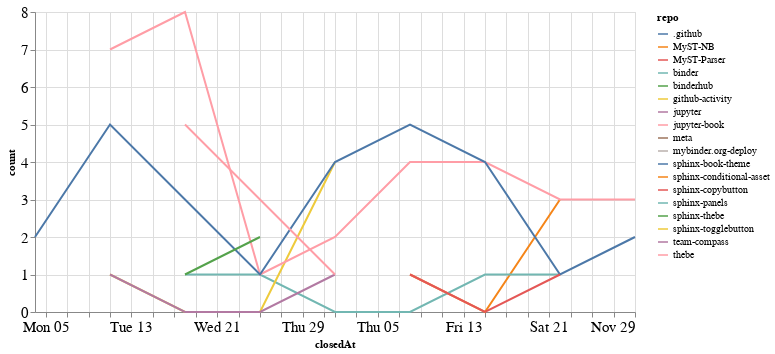

Notebook code for this chart:
### Code cell
closed_by_time = closed_by.groupby('repo').resample('W', on='closedAt').count()['author'].reset_index()
closed_by_time = closed_by_time.rename(columns={'author': 'count'})

alt.Chart(closed_by_time, width=600).mark_line().encode(
    x='closedAt',
    y='count',
    color='repo',
    tooltip="repo"
)

### Figure 1 — Vega-Lite specification as saved in the notebook (floating-point values rounded to 4 significant figures)
{"config": {"axisLeft": {"labelFontSize": 15}, "axisBottom": {"labelFontSize": 15}}, "data": {"name": "data-501498dfd9d05ab163ed4bd372f28027"}, "mark": "line", "encoding": {"color": {"type": "nominal", "field": "repo"}, "tooltip": {"type": "nominal", "field": "repo"}, "x": {"type": "temporal", "field": "closedAt"}, "y": {"type": "quantitative", "field": "count"}}, "width": 600, "$schema": "https://vega.github.io/schema/vega-lite/v4.8.1.json", "datasets": {"data-501498dfd9d05ab163ed4bd372f28027": [{"repo": ".github", "closedAt": "2020-11-08T00:00:00", "count": 1}, {"repo": "MyST-NB", "closedAt": "2020-11-08T00:00:00", "count": 1}, {"repo": "MyST-NB", "closedAt": "2020-11-15T00:00:00", "count": 0}, {"repo": "MyST-NB", "closedAt": "2020-11-22T00:00:00", "count": 3}, {"repo": "MyST-Parser", "closedAt": "2020-10-11T00:00:00", "count": 1}, {"repo": "binder", "closedAt": "2020-10-18T00:00:00", "count": 1}, {"repo": "binder", "closedAt": "2020-10-25T00:00:00", "count": 1}, {"repo": "binder", "closedAt": "2020-11-01T00:00:00", "count": 0}, {"repo": "binder", "closedAt": "2020-11-08T00:00:00", "count": 0}, {"repo": "binder", "closedAt": "2020-11-15T00:00:00", "count": 1}, {"repo": "binder", "closedAt": "2020-11-22T00:00:00", "count": 1}, {"repo": "binderhub", "closedAt": "2020-11-01T00:00:00", "count": 1}, {"repo": "github-activity", "closedAt": "2020-10-11T00:00:00", "count": 1}, {"repo": "github-activity", "closedAt": "2020-10-18T00:00:00", "count": 0}, {"repo": "github-activity", "closedAt": "2020-10-25T00:00:00", "count": 0}, {"repo": "github-activity", "closedAt": "2020-11-01T00:00:00", "count": 4}, {"repo": "jupyter", "closedAt": "2020-10-11T00:00:00", "count": 1}, {"repo": "jupyter", "closedAt": "2020-10-18T00:00:00", "count": 0}, {"repo": "jupyter", "closedAt": "2020-10-25T00:00:00", "count": 0}, {"repo": "jupyter", "closedAt": "2020-11-01T00:00:00", "count": 1}, {"repo": "jupyter-book", "closedAt": "2020-10-11T00:00:00", "count": 7}, {"repo": "jupyter-book", "closedAt": "2020-10-18T00:00:00", "count": 8}, {"repo": "jupyter-book", "closedAt": "2020-10-25T00:00:00", "count": 1}, {"repo": "jupyter-book", "closedAt": "2020-11-01T00:00:00", "count": 2}, {"repo": "jupyter-book", "closedAt": "2020-11-08T00:00:00", "count": 4}, {"repo": "jupyter-book", "closedAt": "2020-11-15T00:00:00", "count": 4}, {"repo": "jupyter-book", "closedAt": "2020-11-22T00:00:00", "count": 3}, {"repo": "jupyter-book", "closedAt": "2020-11-29T00:00:00", "count": 3}, {"repo": "meta", "closedAt": "2020-11-29T00:00:00", "count": 1}, {"repo": "mybinder.org-deploy", "closedAt": "2020-10-18T00:00:00", "count": 1}, {"repo": "sphinx-book-theme", "closedAt": "2020-10-04T00:00:00", "count": 2}, {"repo": "sphinx-book-theme", "closedAt": "2020-10-11T00:00:00", "count": 5}, {"repo": "sphinx-book-theme", "closedAt": "2020-10-18T00:00:00", "count": 3}, {"repo": "sphinx-book-theme", "closedAt": "2020-10-25T00:00:00", "count": 1}, {"repo": "sphinx-book-theme", "closedAt": "2020-11-01T00:00:00", "count": 4}, {"repo": "sphinx-book-theme", "closedAt": "2020-11-08T00:00:00", "count": 5}, {"repo": "sphinx-book-theme", "closedAt": "2020-11-15T00:00:00", "count": 4}, {"repo": "sphinx-book-theme", "closedAt": "2020-11-22T00:00:00", "count": 1}, {"repo": "sphinx-book-theme", "closedAt": "2020-11-29T00:00:00", "count": 2}, {"repo": "sphinx-conditional-asset", "closedAt": "2020-10-25T00:00:00", "count": 2}, {"repo": "sphinx-copybutton", "closedAt": "2020-11-08T00:00:00", "count": 1}, {"repo": "sphinx-copybutton", "closedAt": "2020-11-15T00:00:00", "count": 0}, {"repo": "sphinx-copybutton", "closedAt": "2020-11-22T00:00:00", "count": 1}, {"repo": "sphinx-panels", "closedAt": "2020-10-18T00:00:00", "count": 1}, {"repo": "sphinx-thebe", "closedAt": "2020-10-18T00:00:00", "count": 1}, {"repo": "sphinx-thebe", "closedAt": "2020-10-25T00:00:00", "count": 2}, {"repo": "sphinx-togglebutton", "closedAt": "2020-10-25T00:00:00", "count": 3}, {"repo": "team-compass", "closedAt": "2020-10-11T00:00:00", "count": 1}, {"repo": "thebe", "closedAt": "2020-10-18T00:00:00", "count": 5}, {"repo": "thebe", "closedAt": "2020-10-25T00:00:00", "count": 3}, {"repo": "thebe", "closedAt": "2020-11-01T00:00:00", "count": 1}]}}
